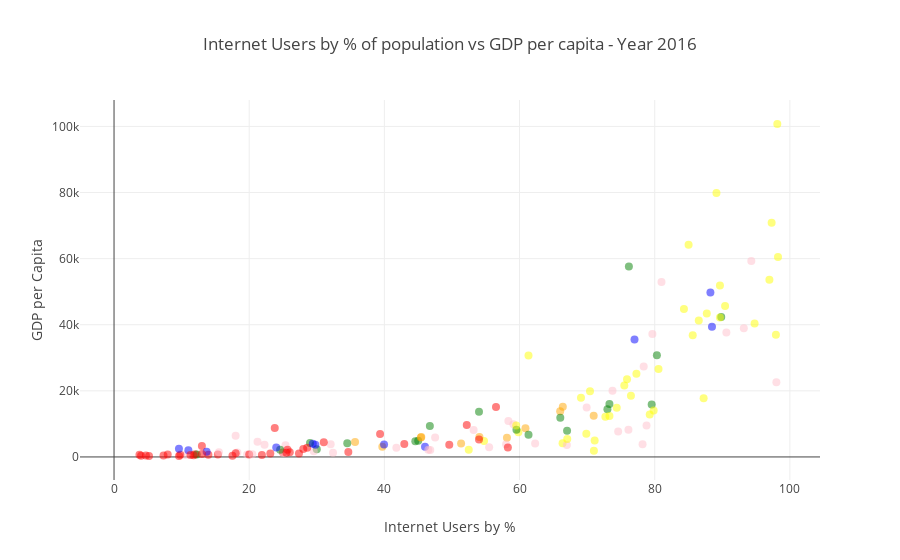

Write notebook code for a chart like this one.
### Markdown cell above
#Plotting for the year of 2016 for comparison.

### Code cell
layout = go.Layout(title = 'Internet Users by % of population vs GDP per capita - Year 2016', yaxis = dict(title = 'GDP per Capita'), xaxis = dict(title = 'Internet Users by %'))
data_sp = go.Scatter(x = data['iu_2016'], y = data['gdp_2016'], mode='markers', text = data['Country Name'], marker=dict(size = 8, opacity = 0.5, color = data['Continent Color']))
fig = go.Figure(data = [data_sp], layout = layout)
py.offline.iplot(fig)

### Figure 1 — Plotly figure (JSON) as saved in the notebook; plotly's stock layout.template omitted (floating-point values rounded to 4 significant figures; data arrays with more than 128 entries replaced by an {"elided": "..."} marker saying what was removed)
{"data": [{"marker": {"color": {"elided": "177 str values"}, "opacity": 0.5, "size": 8}, "mode": "markers", "text": {"elided": "177 str values"}, "type": "scatter", "x": {"elided": "177 float values"}, "y": {"elided": "177 float values"}}], "layout": {"title": "Internet Users by % of population vs GDP per capita - Year 2016", "xaxis": {"title": "Internet Users by %"}, "yaxis": {"title": "GDP per Capita"}}}
